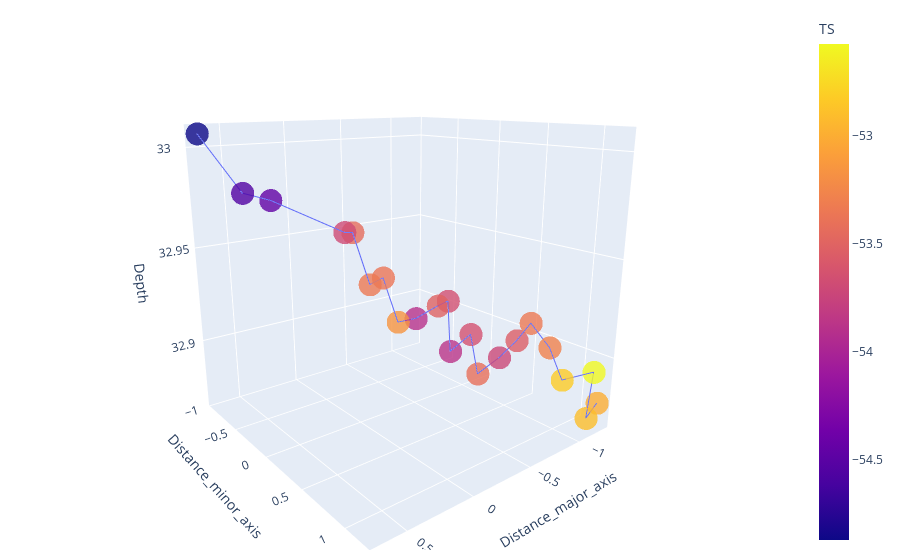

This figure's notebook cell:
### Code cell
df = dfT[(dfT.Region_ID==44) & (dfT.Process_ID==378)]
targets=go.Scatter3d(x=df.Distance_major_axis, y=df.Distance_minor_axis, z=df.Target_true_depth,mode='markers',
    marker=dict(size=8,color=df.TS_comp, colorscale='plasma',opacity=0.8,colorbar=dict(title='TS',thickness=30)))
track = go.Scatter3d(x=df.Distance_major_axis, y=df.Distance_minor_axis, z=df.Target_true_depth,mode='lines')
fig = go.Figure(data=[track,targets])

fig.update_layout(showlegend=False,scene = dict(
                    xaxis_title='Distance_major_axis',
                    yaxis_title='Distance_minor_axis',
                    zaxis_title='Depth'),
                    width=700,
                    margin=dict(r=20, b=10, l=10, t=10))
fig.show()

### Figure 1 — Plotly figure (JSON) as saved in the notebook; plotly's stock layout.template omitted (floating-point values rounded to 4 significant figures)
{"data": [{"mode": "lines", "type": "scatter3d", "x": [-1.263, -1.214, -1.216, -0.9744, -0.9635, -0.9004, -0.8102, -0.7239, -0.6355, -0.6106, -0.4623, -0.5305, -0.4966, -0.3513, -0.2802, -0.216, -0.09436, -0.06226, -0.01816, 0.3342, 0.5559, 0.688], "y": [1.18, 1.131, 1.164, 1.076, 0.9542, 0.8214, 0.7785, 0.6976, 0.5722, 0.5122, 0.4641, 0.3481, 0.2767, 0.2049, 0.08376, -0.007934, 0.004145, -0.1592, -0.1947, -0.6009, -0.5557, -0.9432], "z": [32.88, 32.87, 32.89, 32.89, 32.91, 32.92, 32.91, 32.9, 32.89, 32.91, 32.9, 32.93, 32.92, 32.92, 32.91, 32.94, 32.94, 32.96, 32.96, 32.97, 32.98, 33.01]}, {"marker": {"color": [-53.0, -52.9, -52.57, -52.82, -53.28, -53.34, -53.54, -53.71, -53.41, -53.64, -53.87, -53.65, -53.5, -53.89, -53.15, -53.37, -53.34, -53.43, -53.69, -54.45, -54.55, -54.87], "colorbar": {"thickness": 30, "title": {"text": "TS"}}, "colorscale": [[0, "#0d0887"], [0.1111, "#46039f"], [0.2222, "#7201a8"], [0.3333, "#9c179e"], [0.4444, "#bd3786"], [0.5556, "#d8576b"], [0.6667, "#ed7953"], [0.7778, "#fb9f3a"], [0.8889, "#fdca26"], [1, "#f0f921"]], "opacity": 0.8, "size": 8}, "mode": "markers", "type": "scatter3d", "x": [-1.263, -1.214, -1.216, -0.9744, -0.9635, -0.9004, -0.8102, -0.7239, -0.6355, -0.6106, -0.4623, -0.5305, -0.4966, -0.3513, -0.2802, -0.216, -0.09436, -0.06226, -0.01816, 0.3342, 0.5559, 0.688], "y": [1.18, 1.131, 1.164, 1.076, 0.9542, 0.8214, 0.7785, 0.6976, 0.5722, 0.5122, 0.4641, 0.3481, 0.2767, 0.2049, 0.08376, -0.007934, 0.004145, -0.1592, -0.1947, -0.6009, -0.5557, -0.9432], "z": [32.88, 32.87, 32.89, 32.89, 32.91, 32.92, 32.91, 32.9, 32.89, 32.91, 32.9, 32.93, 32.92, 32.92, 32.91, 32.94, 32.94, 32.96, 32.96, 32.97, 32.98, 33.01]}], "layout": {"autosize": true, "margin": {"b": 10, "l": 10, "r": 20, "t": 10}, "scene": {"aspectmode": "auto", "aspectratio": {"x": 1, "y": 1, "z": 1}, "camera": {"center": {"x": 0, "y": 0, "z": 0}, "eye": {"x": 1.295, "y": 1.627, "z": 0.6026}, "projection": {"type": "perspective"}, "up": {"x": 0, "y": 0, "z": 1}}, "xaxis": {"title": {"text": "Distance_major_axis"}, "type": "linear"}, "yaxis": {"title": {"text": "Distance_minor_axis"}, "type": "linear"}, "zaxis": {"title": {"text": "Depth"}, "type": "linear"}}, "showlegend": false}}
